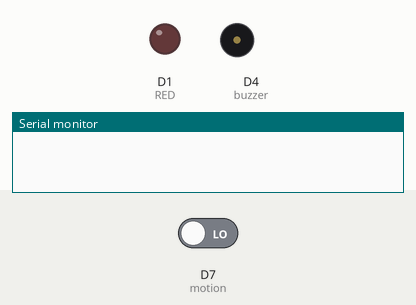
Bench run of a sketch on a simulated ESP8266 (NodeMCU). Parts: output pins drawn as LEDs (lit = HIGH), buzzer (waves = sounding, pin HIGH), the last lines printed to the serial monitor. Dashed ring = blinking. The test bench sets the inputs (shaded band); at power-on: D7 (motion) LOW. WiFi joins after 1.5 s; servers stay silent unless stated.

Above: at 5.0 s.
5.1 s: D7 (motion) driven HIGH
At 6.1 s:
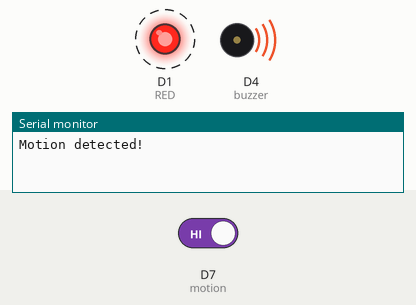
8.1 s: D7 (motion) driven LOW
At 8.9 s:
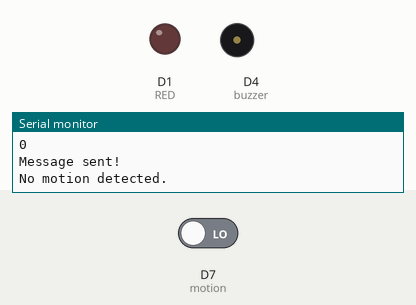
Timing chart, 0 to 11.1 s (numbered marks = the images above; inputs shaded):
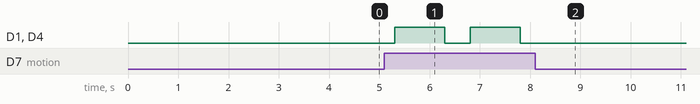

The sketch:

PearsonIOTCodeKareemHossamGhorab.ino
```cpp
#define BLYNK_TEMPLATE_ID "TMPL2o-0v5Ak1"
#define BLYNK_TEMPLATE_NAME "IoT Pearson Project"
#define BLYNK_AUTH_TOKEN "IqPRlmQp8M2a_w2Qj-kc_qoOToEfLEIh"

#define BLYNK_PRINT Serial
#include <ESP8266WiFi.h>
#include <BlynkSimpleEsp8266.h>
#include <EMailSender.h>

char auth[] = BLYNK_AUTH_TOKEN;
char ssid[] = "Hossam Farag 1"; // Change your Wifi/ Hotspot Name
char pass[] = "H0$$am@1279#06$s"; // Change your Wifi/ Hotspot Password

BlynkTimer timer;
EMailSender emailSend("IotPearson.KareemHossamGhorab@gmail.com", "tezdgemsjtwkerwi");

#define motion D7
#define RED D1
#define buzzer D4
int motion_Val = 0;
unsigned long motionStartTime = 0;
bool motionDetected = false;
bool alarmActivated = false; // Flag to track if alarm has been activated

WidgetLED led(V1);

void setup() {
  Serial.begin(9600);
  pinMode(motion, INPUT);
  pinMode(RED, OUTPUT);
  pinMode(buzzer, OUTPUT);

  Blynk.begin(auth, ssid, pass);
  delay(2000);
  timer.setInterval(500L, mySensor);
}

void loop() {
  Blynk.run();
  timer.run();
}

void mySensor() {
  motion_Val = digitalRead(motion);
  unsigned long currentMillis = millis();

  if (motion_Val == HIGH && !motionDetected) { // Check if motion detected and alarm not already activated
    motionStartTime = currentMillis;
    motionDetected = true;

    digitalWrite(RED, HIGH);
    digitalWrite(buzzer, HIGH);
    Blynk.virtualWrite(V0, 1);
    Serial.println("Motion detected!");
    led.on();

    // Send email
    EMailSender::EMailMessage message;
    message.subject = "Motion Detected!";
    message.message = "Motion has been detected by the sensor.";
    EMailSender::Response resp = emailSend.send("kareemhossam.weschool@gmail.com", message);
    Serial.println("Sending status: ");
    Serial.println(resp.status);
    Serial.println(resp.code);
    Serial.println(resp.desc);
  }

  if (motionDetected && (currentMillis - motionStartTime >= 1000)) { // If 3 seconds have passed since motion detected
    digitalWrite(RED, LOW);
    digitalWrite(buzzer, LOW);
    Blynk.virtualWrite(V0, 0);
    Serial.println("No motion detected.");
    led.off();
    motionDetected = false; // Reset motion detection flag
  }
}
```

Measured:
- after the input at 5.1 s, D1 (RED), D4 (buzzer): alternates HIGH for 1.0 s and LOW for 0.50 s, starting after 0.20 s
- after the input at 8.1 s, D1 (RED), D4 (buzzer): stops changing and stays LOW
